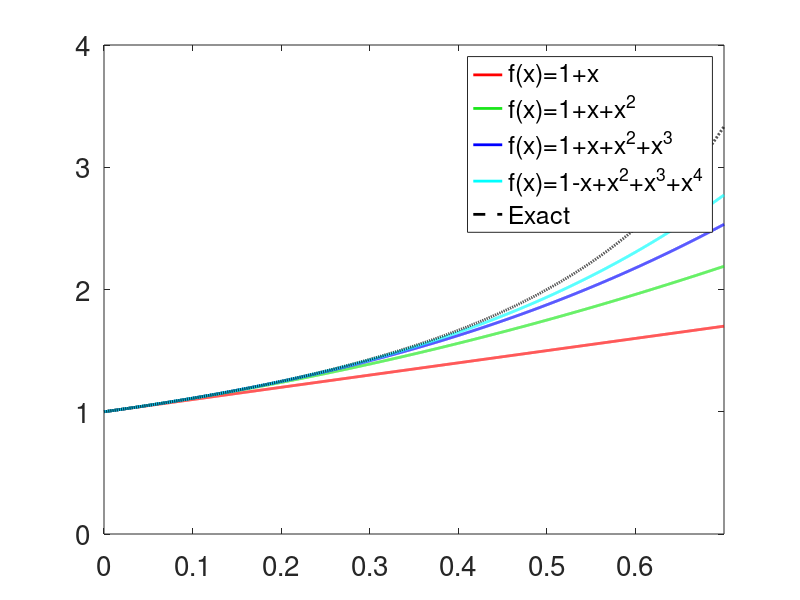

This figure's MATLAB source:
%% Demonstration of truncation error
dx = 0.0001;
x  = 0:dx:0.7;

f1 = 1 + x; % two term solution
f2 = 1 + x + x.^2; % three term solution
f3 = 1 + x + x.^2 + x.^3; % four term solution
f4 = 1 + x + x.^2 + x.^3 + x.^4; % five term solution
exact = 1./(1-x); % exact function solution

%% Creation of figures
% Create figure
figure1 = figure;
% Create axes
axes1 = axes('Parent',figure1,'FontSize',20);
xlim(axes1,[0 0.7]);
ylim(axes1,[0 4]); % you may need to change these limits for plotting different functions
box(axes1,'on');
hold(axes1,'on');
% Create loglog
plot(x,f1,'LineWidth',2,'Color','r'); % plot of the two term series expansion
hold on;
plot(x,f2,'LineWidth',2,'Color',[.1 .9 .1]); % plot of the three term series expansion
plot(x,f3,'LineWidth',2,'Color','b'); % plot of the four term series expansion
plot(x,f4,'LineWidth',2,'Color','cy'); % plot of the five term series expansion
plot(x,exact,'--','LineWidth',2,'Color','k'); % plot of the exact function

% The legend needs to be edited to for new functions if using for homework
legend('f(x)=1+x','f(x)=1+x+x^2','f(x)=1+x+x^2+x^3','f(x)=1-x+x^2+x^3+x^4','Exact','Location','best')

%save the figure for powerpoint or submitting your homework
print('TE_example','-dpng','-r600')

%Calculate the errors at a point. these need to be shown in homework
%solution, either by pasting in a word document or screenshot of the matlab
%output.
x=0.5
te1 = 1+x % two term solution
te2 = 1+x+x^2 % three term solution
te3 = 1+x+x^2+x^3 % four term solution
te4 = 1+x+x^2+x^3+x^4 % five term solution
exact = 1/(1-x) % the exact answer
err1 = abs(te1-exact) % absolute error attributed to two terms
err2 = abs(te2-exact) % error attributed to three terms
err3 = abs(te3-exact) % error attributed to four terms
err4 = abs(te4-exact) % error attributed to five terms